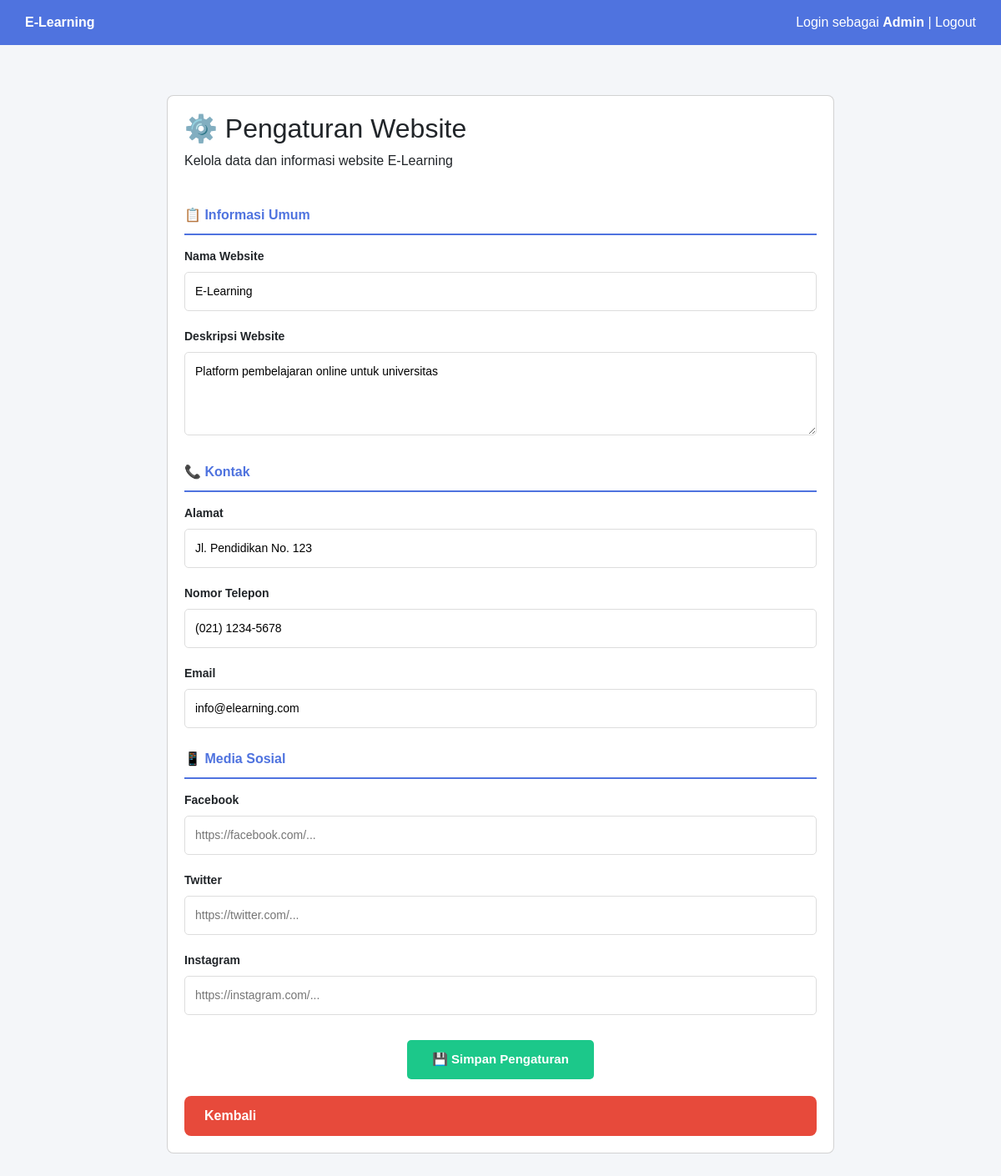
The app's page /admin/pengaturan.php (signed in) with its own data.
### tables this page shows
CREATE TABLE `website_settings` (
  `id` int(11) NOT NULL,
  `nama_website` varchar(255) NOT NULL DEFAULT 'E-Learning Platform',
  `deskripsi` varchar(500) DEFAULT NULL,
  `alamat` varchar(255) DEFAULT NULL,
  `telepon` varchar(20) DEFAULT NULL,
  `email` varchar(100) DEFAULT NULL,
  `facebook` varchar(255) DEFAULT NULL,
  `twitter` varchar(255) DEFAULT NULL,
  `instagram` varchar(255) DEFAULT NULL,
  `jam_buka` varchar(50) DEFAULT NULL,
  `jam_tutup` varchar(50) DEFAULT NULL,
  `updated_at` timestamp NOT NULL DEFAULT current_timestamp() ON UPDATE current_timestamp()
);

### fungsi.php (called while the page is built, shortened)
<?php
if (!function_exists('getWebsiteSettings')) {
function getWebsiteSettings($conn) {
    $q = mysqli_query($conn, "SELECT * FROM website_settings LIMIT 1");
    $settings = mysqli_fetch_assoc($q);
    return $settings;
}
}
?>

### admin/pengaturan.php (the view, shortened to what this page needs)
<?php
include '../header.php';
include '../koneksi.php';
include '../fungsi.php';
$settings = getWebsiteSettings($conn);
?>
<div class="content">
<div class="card container">
<h2>⚙️ Pengaturan Website</h2>
<p>Kelola data dan informasi website E-Learning</p>
<form method="post">
    <div class="section-title">📋 Informasi Umum</div>
    <div class="form-group">
        <label>Nama Website</label>
        <input type="text" name="nama_website" value="<?= $settings['nama_website'] ?>" required>
    </div>
    <div class="form-group">
        <label>Deskripsi Website</label>
        <textarea name="deskripsi" required><?= $settings['deskripsi'] ?></textarea>
    </div>
    <div class="section-title">📞 Kontak</div>
    <div class="form-group">
        <label>Alamat</label>
        <input type="text" name="alamat" value="<?= $settings['alamat'] ?>">
    </div>
    <div class="form-group">
        <label>Nomor Telepon</label>
        <input type="text" name="telepon" value="<?= $settings['telepon'] ?>">
    </div>
    <div class="form-group">
        <label>Email</label>
        <input type="email" name="email" value="<?= $settings['email'] ?>">
    </div>
    <div class="section-title">📱 Media Sosial</div>
    <div class="form-group">
        <label>Facebook</label>
        <input type="text" name="facebook" placeholder="https://facebook.com/..." value="<?= $settings['facebook'] ?>">
    </div>
    <div class="form-group">
        <label>Twitter</label>
        <input type="text" name="twitter" placeholder="https://twitter.com/..." value="<?= $settings['twitter'] ?>">
    </div>
    <div class="form-group">
        <label>Instagram</label>
        <input type="text" name="instagram" placeholder="https://instagram.com/..." value="<?= $settings['instagram'] ?>">
    </div>
    <div class="btn-container">
        <button name="simpan" type="submit">💾 Simpan Pengaturan</button>
    </div>
</form>
<a href="index.php" class="back-btn">Kembali</a>
</div>
</div>
</body>
</html>

### header.php (shortened to what this page needs)
<?php
include_once dirname(__FILE__) . '/koneksi.php';
include_once dirname(__FILE__) . '/fungsi.php';
$website_settings = getWebsiteSettings($conn);
?>
<!DOCTYPE html>
<html>
<head>
    <link href="https://cdn.jsdelivr.net/npm/bootstrap@5.3.2/dist/css/bootstrap.min.css" rel="stylesheet">
</head>
<body>
<div class="navbar">
    <div><b><?= $website_settings['nama_website'] ?></b></div>
    <div>
        Login sebagai <b><?= $_SESSION['nama']; ?></b> |
        <a href="../logout.php">Logout</a>
    </div>
</div>

### header.php (style rules this page uses)
body { margin:0;font-family:Arial;background:#f4f6f9 }
.navbar { background:#4f73df; color:white; padding:15px 30px; display:flex; justify-content:space-between; }
.content { padding:30px }
.card { background:white;padding:20px;border-radius:8px }
a { color:white;text-decoration:none }

### admin/pengaturan.php (style rules this page uses)
.container { max-width:800px; margin:30px auto; }
.form-group { margin-bottom:20px; }
label { font-weight:bold; display:block; margin-bottom:8px; font-size:14px; }
input, textarea, select { width:100%; padding:12px; border-radius:5px; border:1px solid #ddd; font-size:14px; font-family:Arial; }
textarea { resize:vertical; min-height:100px; }
.btn-container { text-align:center; margin-top:30px; }
button { background:#1cc88a; color:white; border:none; padding:12px 30px; border-radius:5px; font-weight:bold; font-size:15px; cursor:pointer; }
.back-btn { display:inline-block; background:#e74a3b !important; color:white !important; padding: 12px 24px !important; border-radius: 8px !important; font-weight: bold !important; text-decoration: none !important; margin-top: 20px !important; }
.section-title { font-size:16px; font-weight:bold; margin-top:25px; margin-bottom:15px; padding-bottom:10px; border-bottom:2px solid #4f73df; color:#4f73df; }

### records on screen
website_settings: nama_website "E-Learning", deskripsi "Platform pembelajaran online untuk universitas", alamat "Jl. Pendidikan No. 123", telepon "(021) 1234-5678", email "info@elearning.com"

### other values on screen
$_SESSION['nama'] "Admin"
